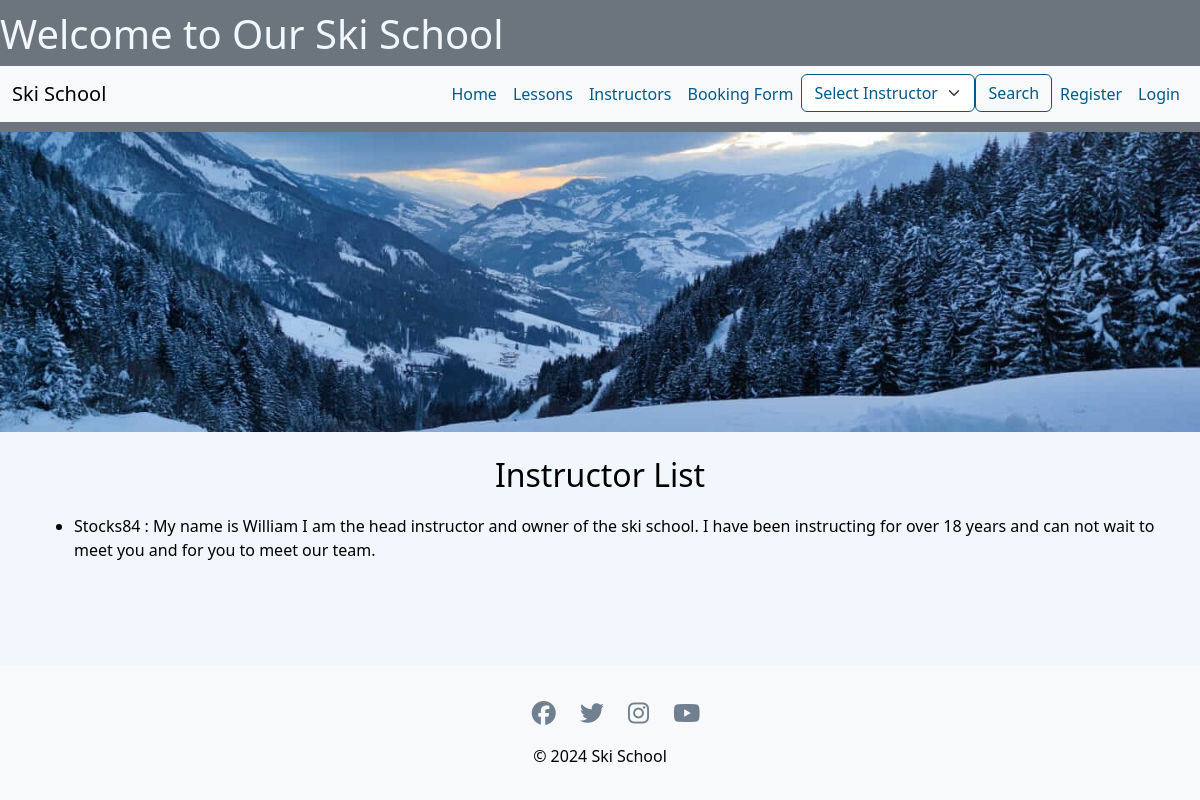
Before: /instructors/ with the older database file.
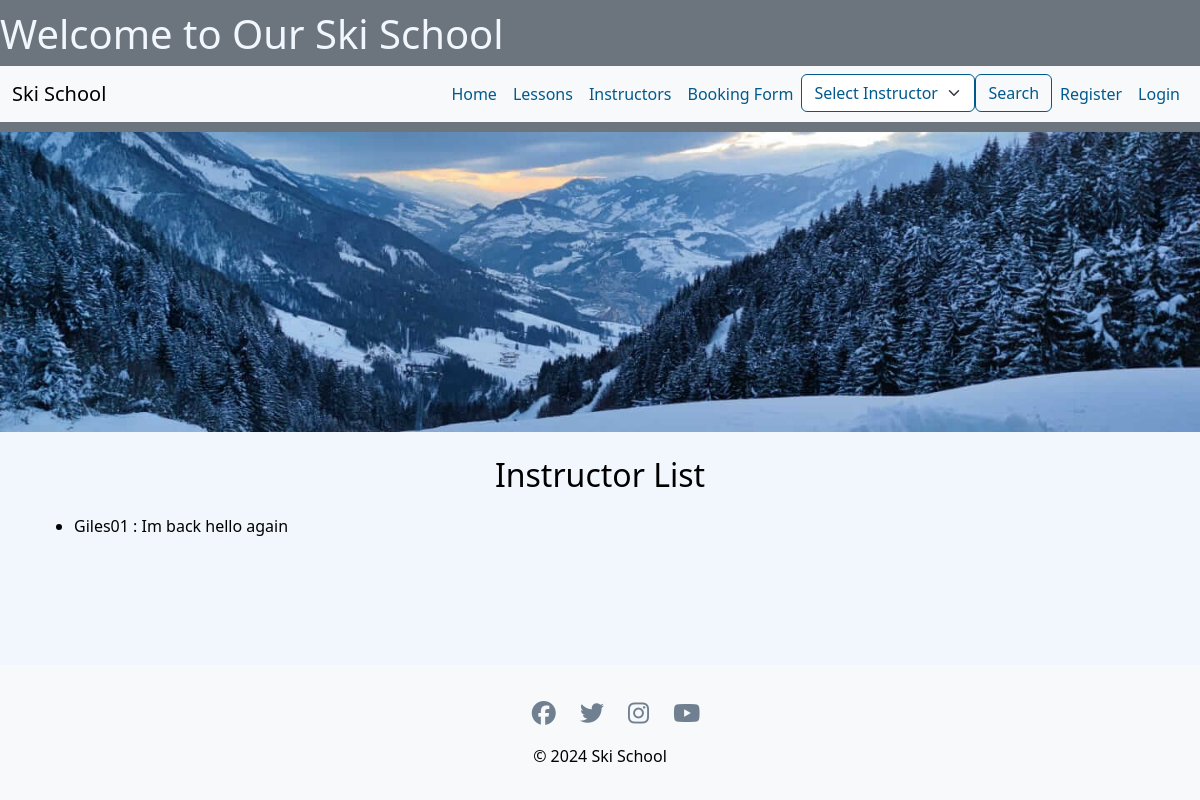
After: the same page with the newer database file.
### booking/models.py (models this page shows)
class Instructor(models.Model):
    user = models.OneToOneField(User, on_delete=models.CASCADE)
    bio = models.TextField(blank=True)
    def __str__(self):
        return self.user.username

### booking/views.py (the view)
# urls.py: path('instructors/', views.instructor_list, name='instructor_list'),
def instructor_list(request):
    instructors = Instructor.objects.all()  # Retrieve all instructors from the database
    return render(request, 'booking/instructor_list.html', {'instructors': instructors})

### booking/context_processors.py (called while the page is built)
def instructors(request):
    return {'instructors': Instructor.objects.all()}

### booking/templates/booking/instructor_list.html (shortened to what this page needs)
{% extends 'booking/base.html' %}
{% block content %}
    <h2>Instructor List</h2>
    <ul>
        {% for instructor in instructors %}
            <li>{{ instructor }} : {{ instructor.bio }} </li>
        {% endfor %}
    </ul>
{% endblock %}

### booking/templates/booking/base.html (shortened to what this page needs)
{% load static %}
<!DOCTYPE html>
<html lang="en">
<head>
    <link href="https://cdn.jsdelivr.net/npm/bootstrap@5.3.3/dist/css/bootstrap.min.css" rel="stylesheet">
    <link rel="stylesheet" type="text/css" href="{% static 'css/styles.css' %}">
</head>
<body>
<header>
    <h1>Welcome to Our Ski School</h1>
    <nav class="navbar navbar-expand-lg navbar-light bg-light">
        <div class="container-fluid">
            <a class="navbar-brand" href="{% url 'home' %}">Ski School</a>
            <div class="collapse navbar-collapse" id="navbarNav">
                <ul class="navbar-nav ms-auto">
                    <li class="nav-item">
                        <a class="nav-link" href="{% url 'home' %}">Home</a>
                    </li>
                    <li class="nav-item">
                        <a class="nav-link" href="{% url 'lesson_list' %}">Lessons</a>
                    </li>
                    <li class="nav-item">
                        <a class="nav-link" href="{% url 'instructor_list' %}">Instructors</a>
                    </li>
                    <li class="nav-item">
                        <a class="nav-link" href="{% url 'book_lesson' %}">Booking Form</a>
                    </li>
                    <li class="nav-item">
                            <form class="d-flex" method="get" action="{% url 'instructor_list' %}">
                                <select class="form-select" aria-label="Instructor filter" name="instructor">
                                    <option value="">Select Instructor</option>
                                </select>
                                <button class="btn btn-outline-success" type="submit">Search</button>
                            </form>
                    </li>
                    {% if user.is_authenticated %}
                        <li class="nav-item">
                            <span class="nav-link">Logged in as {{ user.username }}</span>
                        </li>
                        <li class="nav-item">
                            <a class="nav-link" href="{% url 'logout' %}">Logout</a>
                        </li>
                    {% else %}
                        <li class="nav-item">
                            <a class="nav-link" href="{% url 'register' %}">Register</a>
                        </li>
                        <li class="nav-item">
                            <a class="nav-link" href="{% url 'user_login' %}">Login</a>
                        </li>
                    {% endif %}
                </ul>
            </div>
        </div>
    </nav>
</header>
<div class="background-image"></div>
<main class="container mt-4">
    {% block content %}{% endblock %}
</main>
<footer class="footer mt-auto py-3 bg-light text-center">
    <ul class="social-icons">
        <li>
            <a href="https://facebook.com" target="_blank" rel="noopener" aria-label="Opens our facebook page (opens in a new tab)"><i class="fa-brands fa-facebook"></i></a>
        </li>
        <li>
            <a href="https://twitter.com" target="_blank" rel="noopener" aria-label="Opens our twitter page (opens in a new tab)"><i class="fa-brands fa-twitter"></i></a>
        </li>
        <li>
            <a href="https://instagram.com" target="_blank" rel="noopener" aria-label="Opens our instagram page (opens in a new tab)"><i class="fa-brands fa-instagram"></i></a>
        </li>
        <li>
            <a href="https://youtube.com" target="_blank" rel="noopener" aria-label="Opens our youtube page (opens in a new tab)"><i class="fa-brands fa-youtube"></i></a>
        </li>
    </ul>
    <p>&copy; 2024 Ski School</p>
</footer>
</body>
</html>

### static/css/styles.css (style rules this page uses)
body { background-color: #f2f7fd; color: #000; margin: 0; padding: 0; }
header { background-color: #6c757d; color: #f2f7fd; padding: 10px 0; }
.background-image { background-image: url('/static/images/Mountain.jpg'); background-size: cover; background-repeat: no-repeat; background-position: center; height: 300px; }
.navbar-nav .nav-link { color: #005a8d; }
main { border-bottom: 50px; margin-bottom: 50px; }
.footer { position: fixed; left: 0; bottom: 0; width: 100%; background-color: #f8f9fa; color: #000; text-align: center; padding: 20px 0; z-index: 1000; }
main { margin-bottom: 150px; }
.social-icons { margin-top: 20px; text-align: center; }
.social-icons li { display: inline-block; margin: 0 10px; }
.social-icons i { font-size: 24px; color: #708090; transition: color 0.3s ease; }
.btn-outline-success { color: #005a8d; border-color: #005a8d; }
.form-select { border-color: #005a8d; color: #005a8d; }
h2 { text-align: center; margin-bottom: 20px; }

Changed rows visible on the page:
removed Instructor: user.username "Stocks84", bio "My name is William I am the head instructor and owner of the ski school. I have been instructing for over 18 years and can not wait to meet you and for you to meet our team."
added Instructor: user.username "Giles01", bio "Im back hello again"
